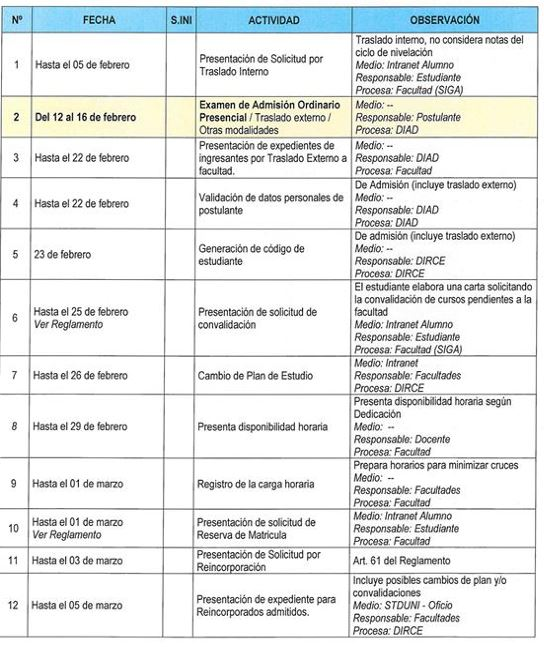
#> input picture content/Proyecto/imagen-tabla.JPG, 544 x 647 px, found by its file name
$ jupyter execute --allow-errors 'py copy.ipynb'   (shell and % lines are left out)
#> lines starting #> are read from the running program, lines starting #| are printed output that depends on the picture; after the words box and inside, x2 and y2 are one past the last pixel; in counts of white or black regions, pixels touching at a corner belong together
[cell 1]
# Instalar e importar librerías necesarias

import cv2
import numpy as np
import pandas as pd
import matplotlib.pyplot as plt
import os
try:
    from PIL import Image
except ImportError:
    import Image
import pytesseract

[cell 2]
# Asegurarse de que Tesseract esté instalado
pytesseract.pytesseract.tesseract_cmd = r'C:\Program Files\Tesseract-OCR\tesseract.exe'

[cell 3]
# Verificar si la ruta de la imagen es correcta
file = r'C:\xampp\htdocs\php5\content\Proyecto\imagen-tabla.JPG'
if not os.path.exists(file):
    raise FileNotFoundError(f"La imagen no se encontró en la ruta especificada: {file}")

[cell 4]
# Leer la imagen y mostrar su información
img = cv2.imread(file, 0)
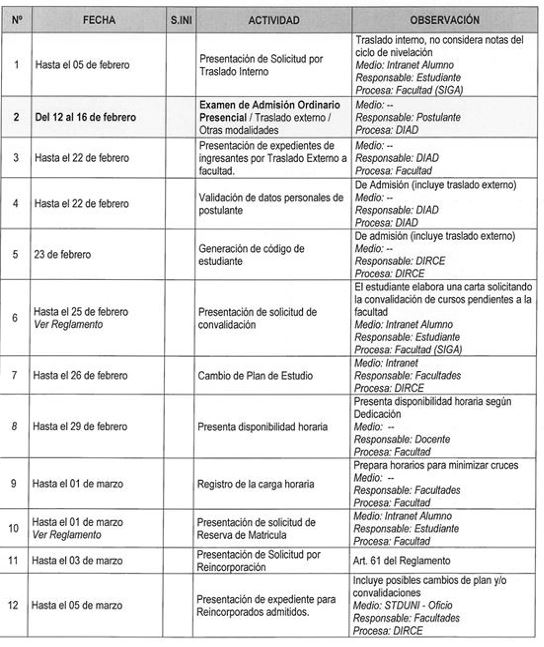
#> img: shape (647, 544); min 0, max 255, mean 230.7
if img is None:
    raise ValueError("La imagen no pudo ser cargada. Verifique la ruta y el formato del archivo.")

[cell 5]
# Mostrar la imagen original
plt.imshow(img, cmap='gray')
plt.title('Imagen Original')
plt.show()

[cell 6]
# Umbralizar la imagen a binaria
thresh, img_bin = cv2.threshold(img, 128, 255, cv2.THRESH_BINARY | cv2.THRESH_OTSU)
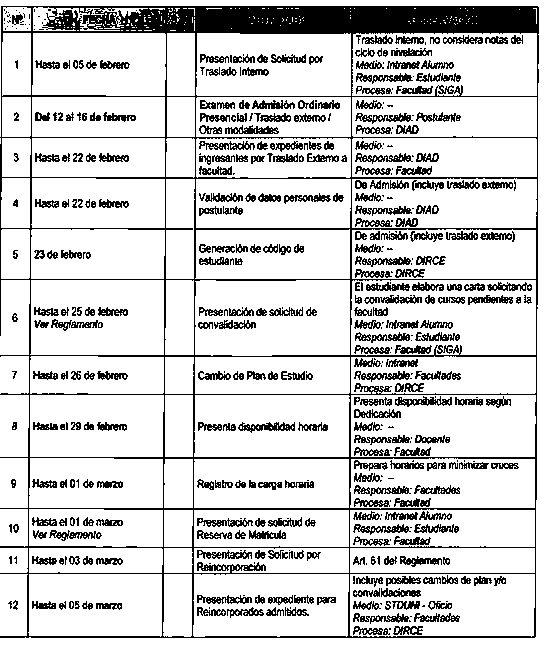
#> img_bin: shape (647, 544); 81.9% white; 474 black regions (149 under 20 px), largest, box (x1, y1, x2, y2) and area: (0, 6, 539, 638) 27360, (238, 422, 295, 433) 314, (395, 396, 452, 407) 305
#> thresh = 196

[cell 7]
# Invertir la imagen binaria
img_bin = 255 - img_bin
plt.imshow(img_bin, cmap='gray')
plt.title('Imagen Binaria Invertida')
plt.show()

[cell 8]
# Definir los kernels para detectar líneas verticales y horizontales
kernel_len = np.array(img).shape[1] // 100
#> kernel_len = 5
ver_kernel = cv2.getStructuringElement(cv2.MORPH_RECT, (1, kernel_len))
#> ver_kernel = [1, 1, 1, 1, 1]
hor_kernel = cv2.getStructuringElement(cv2.MORPH_RECT, (kernel_len, 1))
#> hor_kernel = [[1, 1, 1, 1, 1]]
kernel = cv2.getStructuringElement(cv2.MORPH_RECT, (2, 2))

[cell 9]
# Detectar y guardar las líneas verticales
image_1 = cv2.erode(img_bin, ver_kernel, iterations=3)
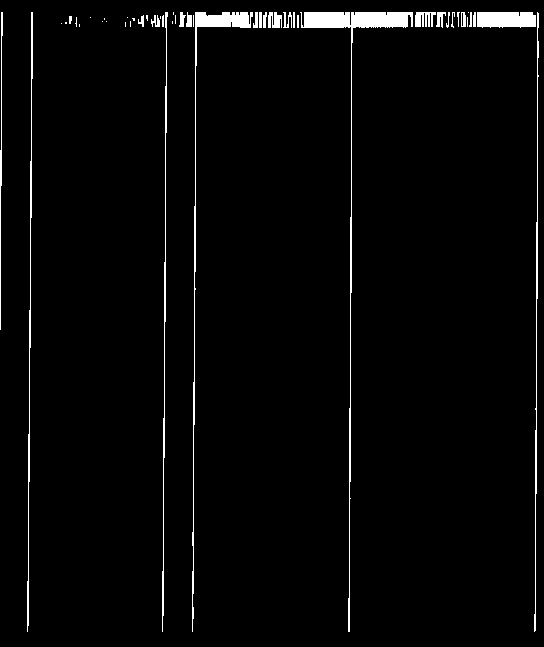
#> image_1: shape (647, 544); 2.6% white; 48 white regions (20 under 20 px), largest, box (x1, y1, x2, y2) and area: (300, 12, 413, 632) 2471, (192, 12, 253, 632) 1584, (477, 12, 536, 28) 877
vertical_lines = cv2.dilate(image_1, ver_kernel, iterations=3)
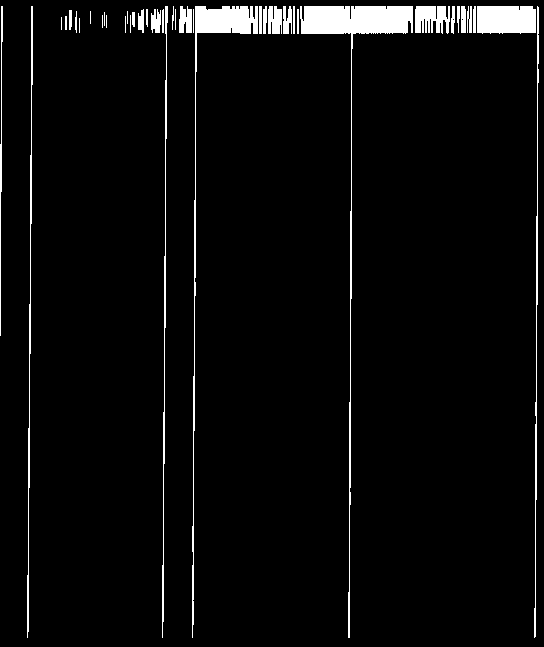
#> vertical_lines: shape (647, 544); 4% white; 40 white regions (9 under 20 px), largest, box (x1, y1, x2, y2) and area: (300, 6, 413, 638) 3875, (192, 6, 258, 638) 2468, (477, 6, 536, 34) 1585
plt.imshow(vertical_lines, cmap='gray')
plt.title('Líneas Verticales')
plt.show()

[cell 10]
# Detectar y guardar las líneas horizontales
image_2 = cv2.erode(img_bin, hor_kernel, iterations=3)
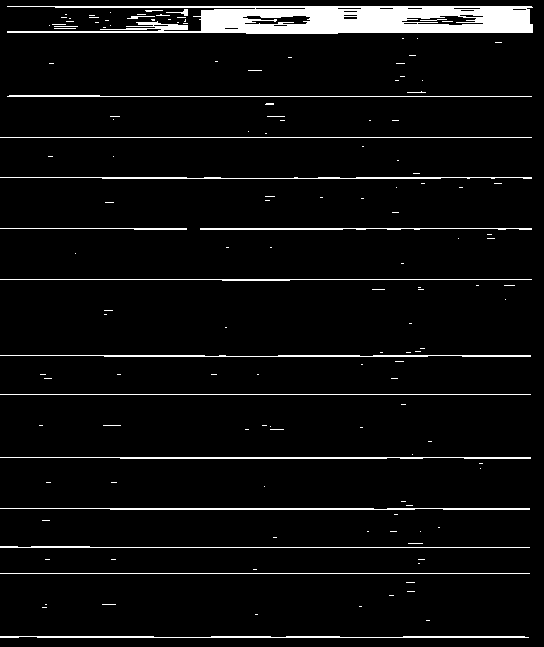
#> image_2: shape (647, 544); 5.2% white; 147 white regions (126 under 20 px), largest, box (x1, y1, x2, y2) and area: (7, 6, 533, 34) 9017, (0, 508, 530, 510) 909, (0, 636, 529, 638) 901
horizontal_lines = cv2.dilate(image_2, hor_kernel, iterations=3)
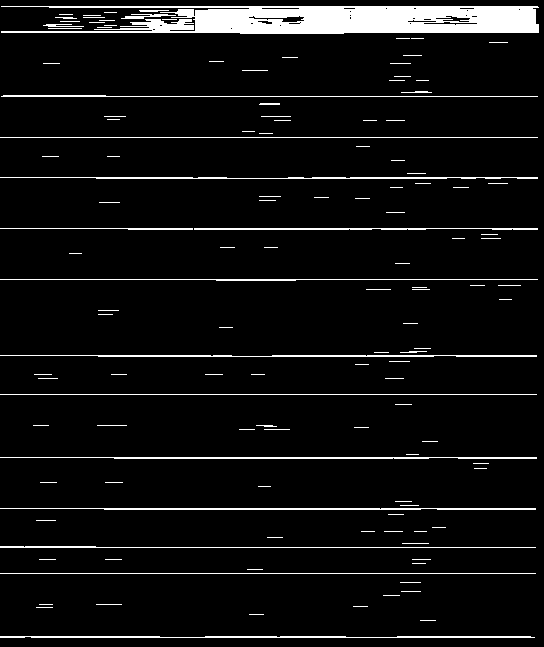
#> horizontal_lines: shape (647, 544); 6.1% white; 132 white regions (87 under 20 px), largest, box (x1, y1, x2, y2) and area: (1, 6, 539, 34) 10320, (0, 636, 535, 638) 961, (0, 508, 536, 510) 951
plt.imshow(horizontal_lines, cmap='gray')
plt.title('Líneas Horizontales')
plt.show()

[cell 11]
# Combinar las líneas horizontales y verticales
ing_vh = cv2.addWeighted(vertical_lines, 0.5, horizontal_lines, 0.5, 0.0)
ing_vh = cv2.erode(~ing_vh, kernel, iterations=2)
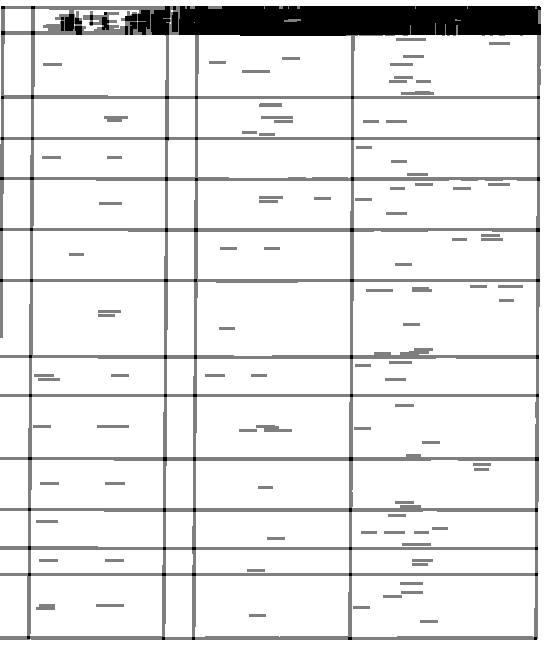
#> ing_vh: shape (647, 544); min 0, max 255, mean 231.2
thresh, ing_vh = cv2.threshold(ing_vh, 128, 255, cv2.THRESH_BINARY | cv2.THRESH_OTSU)
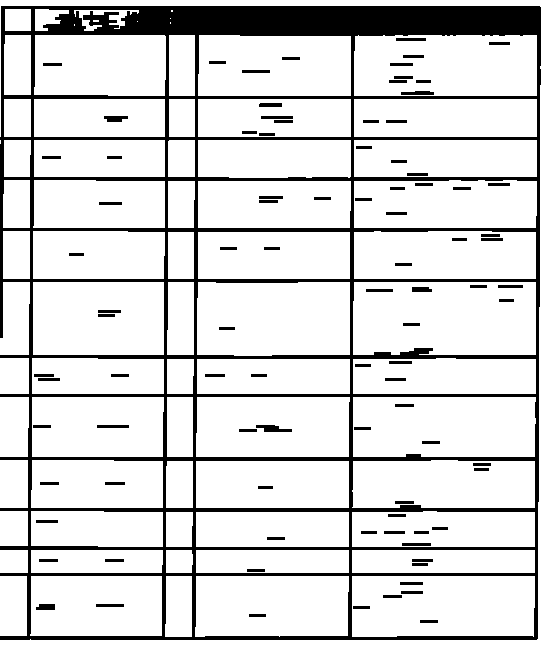
#> ing_vh: shape (647, 544); 84.9% white; 94 black regions
#> thresh = 127
plt.imshow(ing_vh, cmap='gray')
plt.title('Imagen Combinada (Líneas Horizontales y Verticales)')
plt.show()

[cell 12]
# Operación XOR y NOT para obtener los componentes conectados
bitxor = cv2.bitwise_xor(img, ing_vh)
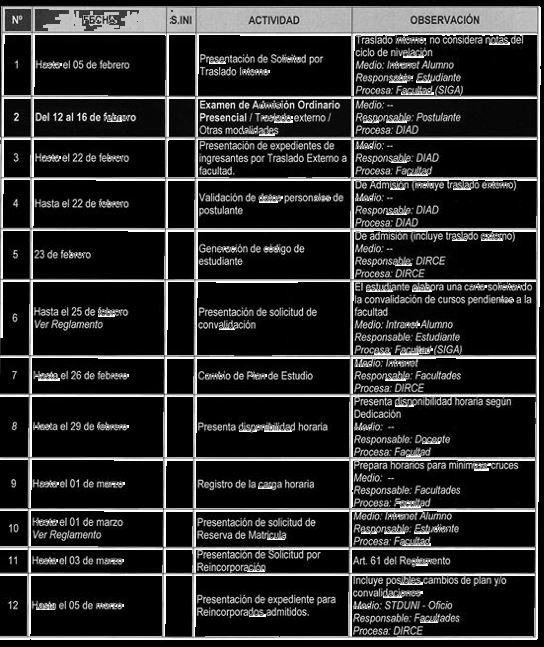
#> bitxor: shape (647, 544); min 0, max 255, mean 44.9
bitnot = cv2.bitwise_not(bitxor)
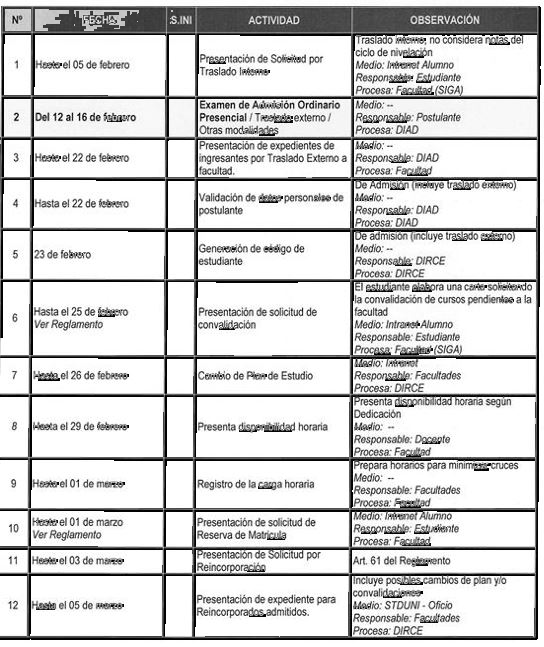
#> bitnot: shape (647, 544); min 0, max 255, mean 210.1
plt.imshow(bitnot, cmap='gray')
plt.title('Resultado de Operación XOR y NOT')
plt.show()

[cell 13]
# Detección de contornos para la detección de cajas
contours, hierarchy = cv2.findContours(ing_vh, cv2.RETR_TREE, cv2.CHAIN_APPROX_SIMPLE)
#> contours = 164 contours, 7 with area under 20; largest, box (x1, y1, x2, y2) and area: (353, 282, 536, 355) 12860, (197, 282, 350, 356) 10884, (354, 35, 537, 96) 10839, (352, 576, 535, 637) 10756, (353, 397, 536, 457) 10642

[cell 14]
# Función para ordenar contornos
def sort_contours(cnts, method="left-to-right"):
#> called with method = 'top-to-bottom'
    reverse = False
    i = 0  # Ordenar por el eje x por defecto
    if method == "right-to-left" or method == "bottom-to-top":
        reverse = True
    if method == "top-to-bottom" or method == "bottom-to-top":
        i = 1  # Ordenar por el eje y
    boundingBoxes = [cv2.boundingRect(c) for c in cnts]
#> boundingBoxes = 164 items, first 6: (352, 576, 183, 61), (419, 619, 20, 5), (352, 605, 19, 5), (382, 594, 21, 5), (400, 590, 24, 5), (399, 581, 25, 5)
    (cnts, boundingBoxes) = zip(*sorted(zip(cnts, boundingBoxes), key=lambda b: b[1][i], reverse=reverse))
#> cnts has the same summary as contours outside sort_contours; boundingBoxes = 164 items, first 6: (0, 0, 544, 647), (35, 9, 34, 22), (5, 9, 26, 22), (171, 10, 2, 2), (74, 10, 65, 21), (170, 18, 1, 1)
    return (cnts, boundingBoxes)

[cell 15]
# Ordenar todos los contornos de arriba a abajo
contours, boundingBoxes = sort_contours(contours, method="top-to-bottom")

[cell 16]
# Crear una lista de las alturas de todas las cajas delimitadoras
heights = [boundingBoxes[i][3] for i in range(len(boundingBoxes))]
#> heights = 164 values, max 647 at index 0, min 1 at index 5, mean 24.62
mean = np.mean(heights)
#> mean = 24.62

[cell 17]
# Crear una lista para almacenar todas las cajas
box = []
for c in contours:
    x, y, w, h = cv2.boundingRect(c)
    if (w >= 100 and h >= 20):  # Ajustar el filtro de tamaño según la imagen
        box.append((x, y, w, h))
#> this loop made 164 passes
#> after the loop, box = 37 items, first 6: (0, 0, 544, 647), (354, 35, 183, 61), (198, 35, 153, 61), (34, 35, 132, 61), (354, 99, 183, 38), (198, 99, 153, 38)

[cell 18]
# Crear listas para filas y columnas
row = []
column = []
previous = None
for i in range(len(box)):
    if i == 0:
        column.append(box[i])
        previous = box[i]
    else:
        if box[i][1] <= previous[1] + mean / 2:
            column.append(box[i])
            previous = box[i]
            if i == len(box) - 1:
                row.append(column)
        else:
            row.append(column)
            column = []
            previous = box[i]
            column.append(box[i])
#> this loop made 37 passes
#> previous on passes 1 to 12: (0, 0, 544, 647), (354, 35, 183, 61), (198, 35, 153, 61), (34, 35, 132, 61), (354, 99, 183, 38), (198, 99, 153, 38), (34, 99, 131, 38), (354, 140, 183, 37), (198, 140, 153, 38), (34, 140, 131, 37), (354, 180, 183, 48), (33, 180, 132, 48)
#> after the loop, row = 13 items

[cell 19]
# Calcular el número máximo de celdas en una fila
countcol = max([len(r) for r in row])
#> countcol = 3

[cell 20]
# Obtener el centro de cada columna
center = [int(r[0] + r[2] / 2) for r in row[0]]
#> center = [272]
center = np.array(center)
center.sort()

[cell 21]
# Organizar las celdas en su posición correcta
finalboxes = []
for i in range(len(row)):
    lis = [[] for _ in range(countcol)]
    for j in range(len(row[i])):
        diff = abs(center - (row[i][j][0] + row[i][j][2] / 4))
        minimum = min(diff)
        indexing = list(diff).index(minimum)
        lis[indexing].append(row[i][j])
    finalboxes.append(lis)
#> this loop made 13 passes
#> after the loop, finalboxes = 13 items
